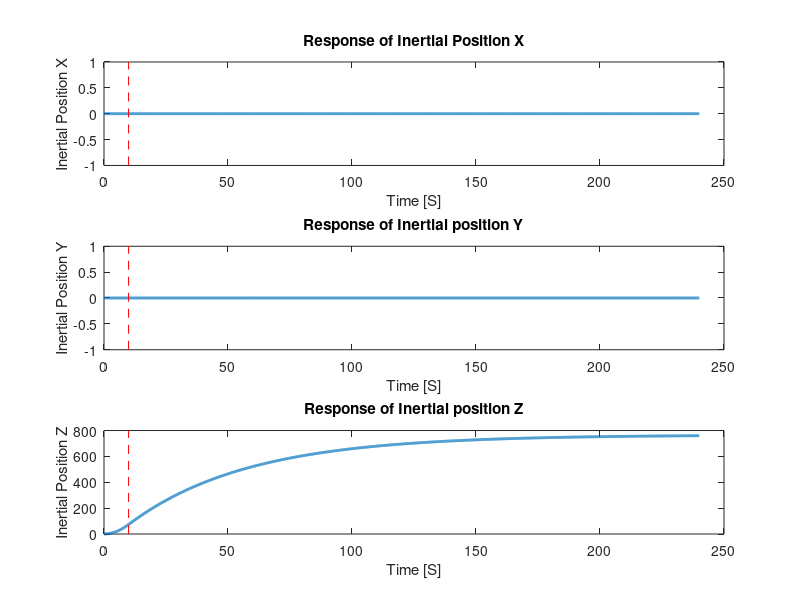
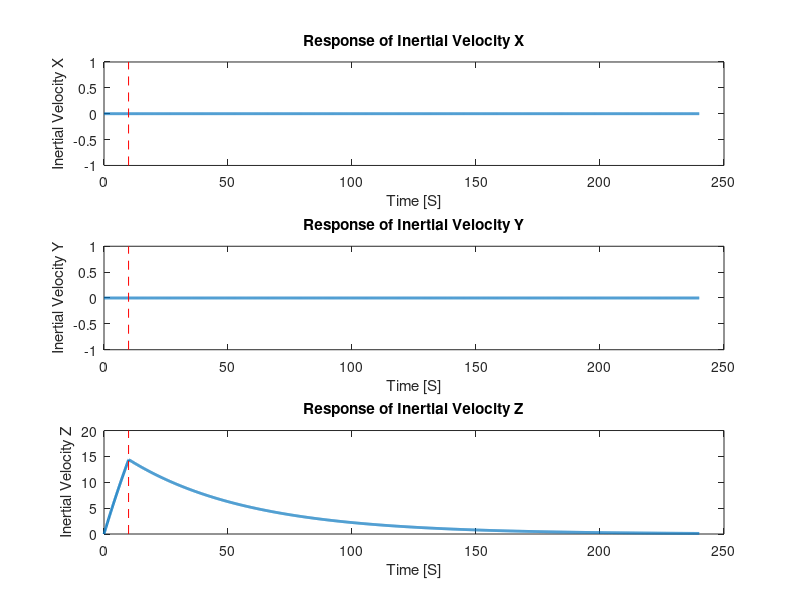

The MATLAB script that drew these images, in order:
clc 
clear all


k_dLat = .0104; % N*s/m
k_dVert = .0208; % N*s/m
m = 1; %kg
delta = .04167;
gamma = .4;

A = [0 1 0 0 0 0;
     0, -k_dLat/m 0 0 0 0;
     0 0 0 1 0 0;
     0 0 0 -k_dLat/m  0 0;
     0 0 0 0 0 1;
     0 0 0 0 0 -k_dVert/m];

B = [0 0 0 0;
     -delta/m 0 delta/m 0;
     0 0 0 0;
     0 -delta/m 0 delta/m;
     0 0 0 0;
     gamma/m gamma/m gamma/m gamma/m];

C = [1, 0, 0, 0, 0, 0;
    0, 0, 1, 0, 0, 0;
    0, 0, 0, 0, 1, 0];

D = [0, 0, 0, 0;
    0, 0, 0, 0;
    0, 0, 0, 0];


%% Question 2:

[natural_v, natural_p] = eig(A);

p = [-1;-2;-3;-4;-5;-6]; % Desired Poles feel free to change these.
K = place(A,B,p);

% Simulating systems respose:
x_0 = [0; 0; 0; 0; 0; 0];
t = linspace(0, 240, 2400); % Modify this as needed

% Applying thrust on all motors for half time and 0 motors for half time.
u_1 = [1; 1; 1; 1]; % Reference input. Change these.
u_2 = [0; 0; 0; 0]; % Reference input. Change these.
halfway_point = 100;
U = repmat(u_1', halfway_point, 1);
U = [U; repmat(u_2', length(t) - halfway_point, 1)];

sys = ss(A, B, C, D);
% Simulate the system's response using lsim
[Y, T, X] = lsim(sys, U, t, x_0);

% Define the line width
line_width = 2;

% Define the vertical line position (time when control input was stopped)
vertical_line_time = t(halfway_point);

% Plot the response
figure;
subplot(3, 1, 1);
plot(T, X(:, 1), 'LineWidth', line_width);
title('Response of Inertial Position X');
ylabel('Inertial Position X');
xlabel('Time [S]');
line([vertical_line_time vertical_line_time], ylim, 'Color', 'r', 'LineStyle', '--');

subplot(3, 1, 2);
plot(T, X(:, 3), 'LineWidth', line_width);
title('Response of Inertial position Y');
ylabel('Inertial Position Y');
xlabel('Time [S]');
line([vertical_line_time vertical_line_time], ylim, 'Color', 'r', 'LineStyle', '--');

subplot(3, 1, 3);
plot(T, X(:, 5), 'LineWidth', line_width);
title('Response of Inertial position Z');
ylabel('Inertial Position Z');
xlabel('Time [S]');
line([vertical_line_time vertical_line_time], ylim, 'Color', 'r', 'LineStyle', '--');

figure;
subplot(3, 1, 1);
plot(T, X(:, 2), 'LineWidth', line_width);
title('Response of Inertial Velocity X');
ylabel('Inertial Velocity X');
xlabel('Time [S]');
line([vertical_line_time vertical_line_time], ylim, 'Color', 'r', 'LineStyle', '--');

subplot(3, 1, 2);
plot(T, X(:, 4), 'LineWidth', line_width);
title('Response of Inertial Velocity Y');
ylabel('Inertial Velocity Y');
xlabel('Time [S]');
line([vertical_line_time vertical_line_time], ylim, 'Color', 'r', 'LineStyle', '--');

subplot(3, 1, 3);
plot(T, X(:, 6), 'LineWidth', line_width);
title('Response of Inertial Velocity Z');
ylabel('Inertial Velocity Z');
xlabel('Time [S]');
line([vertical_line_time vertical_line_time], ylim, 'Color', 'r', 'LineStyle', '--');